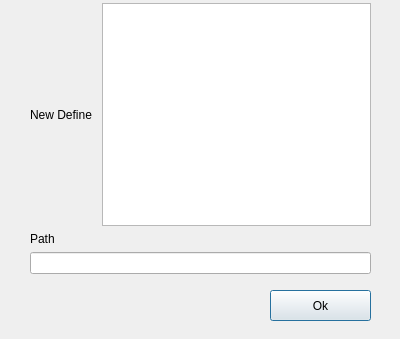
<?xml version="1.0" encoding="UTF-8"?>
<ui version="4.0">
 <class>AddNewDefine</class>
 <widget class="QDialog" name="AddNewDefine">
  <property name="geometry">
   <rect>
    <x>0</x>
    <y>0</y>
    <width>400</width>
    <height>339</height>
   </rect>
  </property>
  <property name="windowTitle">
   <string>Add New Define</string>
  </property>
  <widget class="QPushButton" name="pushButton">
   <property name="geometry">
    <rect>
     <x>270</x>
     <y>290</y>
     <width>101</width>
     <height>31</height>
    </rect>
   </property>
   <property name="text">
    <string>Ok</string>
   </property>
  </widget>
  <widget class="QWidget" name="layoutWidget">
   <property name="geometry">
    <rect>
     <x>30</x>
     <y>3</y>
     <width>341</width>
     <height>271</height>
    </rect>
   </property>
   <layout class="QVBoxLayout" name="verticalLayout_2">
    <item>
     <layout class="QHBoxLayout" name="horizontalLayout">
      <item>
       <widget class="QLabel" name="label">
        <property name="text">
         <string>New Define </string>
        </property>
       </widget>
      </item>
      <item>
       <widget class="QTextEdit" name="textEdit"/>
      </item>
     </layout>
    </item>
    <item>
     <layout class="QVBoxLayout" name="verticalLayout">
      <item>
       <widget class="QLabel" name="label_2">
        <property name="text">
         <string>Path</string>
        </property>
       </widget>
      </item>
      <item>
       <widget class="QLineEdit" name="lineEdit"/>
      </item>
     </layout>
    </item>
   </layout>
  </widget>
 </widget>
 <resources/>
 <connections/>
</ui>
